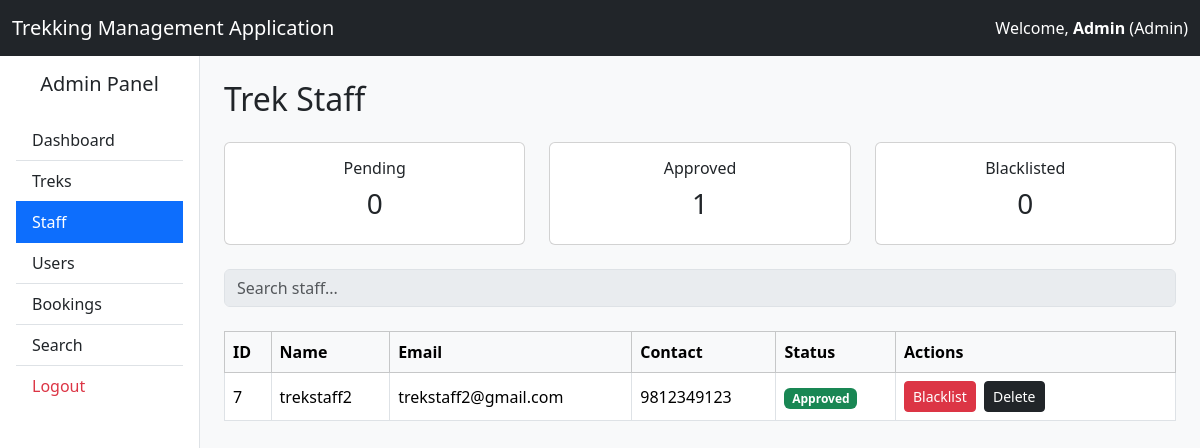
/admin/staff (signed in), run on an earlier commit of the app's database.
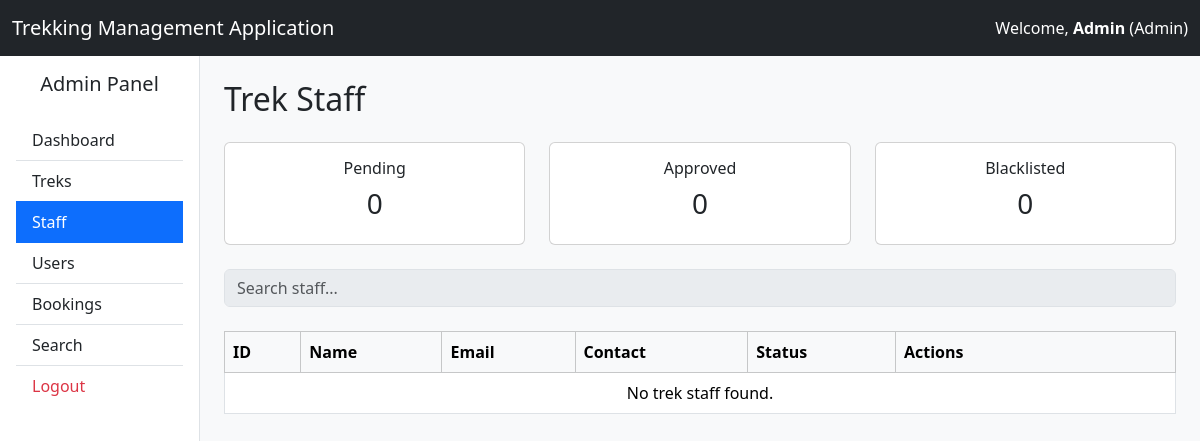
And on a later commit of the database.
### application/models.py (models this page shows, shortened)
class User(UserMixin, db.Model):
    __tablename__ = "user"
    user_id = db.Column(db.Integer, primary_key=True, autoincrement=True)
    name = db.Column(db.String(100), nullable=False)
    email = db.Column(db.String(120), unique=True, nullable=False)
    password = db.Column(db.String(200), nullable=False)
    role = db.Column(db.String(20), nullable=False)
    is_approved = db.Column(db.Boolean, default=False)
    is_blacklisted = db.Column(db.Boolean, default=False)
    is_active = db.Column(db.Boolean, default=True)
    bookings = db.relationship("Booking", back_populates="user", cascade="all, delete-orphan")
    staff_profile = db.relationship("StaffProfile", uselist=False)

class StaffProfile(db.Model):
    __tablename__ = "staff_profile"
    staff_profile_id = db.Column(
        db.Integer,
        primary_key=True,
        autoincrement=True
    )
    user_id = db.Column(
        db.Integer,
        db.ForeignKey("user.user_id"),
        nullable=False,
        unique=True
    )
    contact_number = db.Column(db.String(15))
    experience = db.Column(db.Integer)
    status = db.Column(
        db.String(20),
        default="Pending"
    )

### application/controllers.py (the view)
@app.route("/admin/staff")
@login_required
def view_staff():
    if current_user.role != "Admin":
        return "Access Denied."
    staff = User.query.filter_by(
        role="Trek Staff"
    ).outerjoin(StaffProfile).all()
    return render_template(
        "admin/view_staff.html",
        staff=staff
    )

### main.py (called while the page is built)
@login_manager.user_loader
def load_user(user_id):
    return User.query.get(int(user_id))

### templates/admin/view_staff.html (shortened to what the changed rows need)
{% extends "base_dashboard.html" %}
{% block content %}
<div class="d-flex justify-content-between align-items-center mb-4">
    <h2 class="mb-0">
        Trek Staff
    </h2>
</div>
<div class="row mb-4">
    <div class="col-md-4">
        <div class="card text-center">
            <div class="card-body">
                <h6>Approved</h6>
                <h3>
                    {{ staff|selectattr('is_approved','equalto',True)|rejectattr('is_blacklisted')|list|length }}
                </h3>
            </div>
        </div>
    </div>
</div>
<div class="table-responsive">
<table class="table table-bordered table-hover align-middle">
    <thead class="table-light">
        <tr>
            <th>ID</th>
            <th>Name</th>
            <th>Email</th>
            <th>Contact</th>
            <th>Status</th>
            <th width="280">Actions</th>
        </tr>
    </thead>
    <tbody>
    {% if staff %}
        {% for member in staff %}
        <tr>
            <td>{{ member.user_id }}</td>
            <td>{{ member.name }}</td>
            <td>{{ member.email }}</td>
            <td>
                {% if member.staff_profile %}
                    {{ member.staff_profile.contact_number }}
                {% else %}
                    -
                {% endif %}
            </td>
            <td>
                {% if member.is_blacklisted %}
                    <span class="badge bg-danger">
                        Blacklisted
                    </span>
                {% elif member.is_approved %}
                    <span class="badge bg-success">
                        Approved
                    </span>
                {% else %}
                    <span class="badge bg-warning text-dark">
                        Pending
                    </span>
                {% endif %}
            </td>
            <td>
                {% if member.is_blacklisted %}
                    <a
                        href="{{ url_for('activate_staff', user_id=member.user_id) }}"
                        class="btn btn-primary btn-sm me-1"
                    >
                        Activate
                    </a>
                {% else %}
                    <a
                        href="{{ url_for('blacklist_staff', user_id=member.user_id) }}"
                        class="btn btn-danger btn-sm me-1"
                    >
                        Blacklist
                    </a>
                {% endif %}
                <a
                    href="{{ url_for('delete_staff', user_id=member.user_id) }}"
                    class="btn btn-dark btn-sm"
                >
                    Delete
                </a>
            </td>
        </tr>
        {% endfor %}
    {% else %}
        <tr>
            <td colspan="6" class="text-center">
                No trek staff found.
            </td>
        </tr>
    {% endif %}
    </tbody>
</table>
</div>
{% endblock %}

What changed in the data, as far as the page shows it:
removed User: user_id "7", name "trekstaff2", email "trekstaff2@gmail.com", staff_profile.contact_number "9812349123", is_blacklisted "Approved"
Also different on the page:
text no longer shown: "1"
text now shown: "0 No trek staff found."
